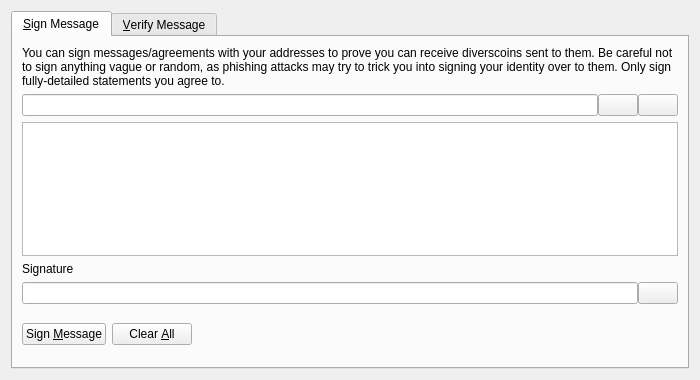
<?xml version="1.0" encoding="UTF-8"?>
<ui version="4.0">
 <class>SignVerifyMessageDialog</class>
 <widget class="QDialog" name="SignVerifyMessageDialog">
  <property name="geometry">
   <rect>
    <x>0</x>
    <y>0</y>
    <width>700</width>
    <height>380</height>
   </rect>
  </property>
  <property name="windowTitle">
   <string>Signatures - Sign / Verify a Message</string>
  </property>
  <property name="modal">
   <bool>true</bool>
  </property>
  <layout class="QVBoxLayout" name="verticalLayout">
   <item>
    <widget class="QTabWidget" name="tabWidget">
     <property name="currentIndex">
      <number>0</number>
     </property>
     <widget class="QWidget" name="tabSignMessage">
      <attribute name="title">
       <string>&amp;Sign Message</string>
      </attribute>
      <layout class="QVBoxLayout" name="verticalLayout_SM">
       <item>
        <widget class="QLabel" name="infoLabel_SM">
         <property name="text">
          <string>You can sign messages/agreements with your addresses to prove you can receive diverscoins sent to them. Be careful not to sign anything vague or random, as phishing attacks may try to trick you into signing your identity over to them. Only sign fully-detailed statements you agree to.</string>
         </property>
         <property name="textFormat">
          <enum>Qt::PlainText</enum>
         </property>
         <property name="wordWrap">
          <bool>true</bool>
         </property>
        </widget>
       </item>
       <item>
        <layout class="QHBoxLayout" name="horizontalLayout_1_SM">
         <property name="spacing">
          <number>0</number>
         </property>
         <item>
          <widget class="QValidatedLineEdit" name="addressIn_SM">
           <property name="toolTip">
            <string>The Diverscoin address to sign the message with</string>
           </property>
          </widget>
         </item>
         <item>
          <widget class="QPushButton" name="addressBookButton_SM">
           <property name="toolTip">
            <string>Choose previously used address</string>
           </property>
           <property name="text">
            <string/>
           </property>
           <property name="icon">
            <iconset resource="../bitcoin.qrc">
             <normaloff>:/icons/address-book</normaloff>:/icons/address-book</iconset>
           </property>
           <property name="shortcut">
            <string>Alt+A</string>
           </property>
           <property name="autoDefault">
            <bool>false</bool>
           </property>
          </widget>
         </item>
         <item>
          <widget class="QPushButton" name="pasteButton_SM">
           <property name="toolTip">
            <string>Paste address from clipboard</string>
           </property>
           <property name="text">
            <string/>
           </property>
           <property name="icon">
            <iconset resource="../bitcoin.qrc">
             <normaloff>:/icons/editpaste</normaloff>:/icons/editpaste</iconset>
           </property>
           <property name="shortcut">
            <string>Alt+P</string>
           </property>
           <property name="autoDefault">
            <bool>false</bool>
           </property>
          </widget>
         </item>
        </layout>
       </item>
       <item>
        <widget class="QPlainTextEdit" name="messageIn_SM">
         <property name="toolTip">
          <string>Enter the message you want to sign here</string>
         </property>
        </widget>
       </item>
       <item>
        <widget class="QLabel" name="signatureLabel_SM">
         <property name="text">
          <string>Signature</string>
         </property>
         <property name="textFormat">
          <enum>Qt::PlainText</enum>
         </property>
        </widget>
       </item>
       <item>
        <layout class="QHBoxLayout" name="horizontalLayout_2_SM">
         <property name="spacing">
          <number>0</number>
         </property>
         <item>
          <widget class="QLineEdit" name="signatureOut_SM">
           <property name="font">
            <font>
             <italic>true</italic>
            </font>
           </property>
           <property name="readOnly">
            <bool>true</bool>
           </property>
          </widget>
         </item>
         <item>
          <widget class="QPushButton" name="copySignatureButton_SM">
           <property name="toolTip">
            <string>Copy the current signature to the system clipboard</string>
           </property>
           <property name="text">
            <string/>
           </property>
           <property name="icon">
            <iconset resource="../bitcoin.qrc">
             <normaloff>:/icons/editcopy</normaloff>:/icons/editcopy</iconset>
           </property>
           <property name="autoDefault">
            <bool>false</bool>
           </property>
          </widget>
         </item>
        </layout>
       </item>
       <item>
        <layout class="QHBoxLayout" name="horizontalLayout_3_SM">
         <item>
          <widget class="QPushButton" name="signMessageButton_SM">
           <property name="toolTip">
            <string>Sign the message to prove you own this Diverscoin address</string>
           </property>
           <property name="text">
            <string>Sign &amp;Message</string>
           </property>
           <property name="icon">
            <iconset resource="../bitcoin.qrc">
             <normaloff>:/icons/edit</normaloff>:/icons/edit</iconset>
           </property>
           <property name="autoDefault">
            <bool>false</bool>
           </property>
          </widget>
         </item>
         <item>
          <widget class="QPushButton" name="clearButton_SM">
           <property name="toolTip">
            <string>Reset all sign message fields</string>
           </property>
           <property name="text">
            <string>Clear &amp;All</string>
           </property>
           <property name="icon">
            <iconset resource="../bitcoin.qrc">
             <normaloff>:/icons/remove</normaloff>:/icons/remove</iconset>
           </property>
           <property name="autoDefault">
            <bool>false</bool>
           </property>
          </widget>
         </item>
         <item>
          <spacer name="horizontalSpacer_1_SM">
           <property name="orientation">
            <enum>Qt::Horizontal</enum>
           </property>
           <property name="sizeHint" stdset="0">
            <size>
             <width>40</width>
             <height>48</height>
            </size>
           </property>
          </spacer>
         </item>
         <item>
          <widget class="QLabel" name="statusLabel_SM">
           <property name="font">
            <font>
             <weight>75</weight>
             <bold>true</bold>
            </font>
           </property>
           <property name="text">
            <string/>
           </property>
           <property name="wordWrap">
            <bool>true</bool>
           </property>
          </widget>
         </item>
         <item>
          <spacer name="horizontalSpacer_2_SM">
           <property name="orientation">
            <enum>Qt::Horizontal</enum>
           </property>
           <property name="sizeHint" stdset="0">
            <size>
             <width>40</width>
             <height>48</height>
            </size>
           </property>
          </spacer>
         </item>
        </layout>
       </item>
      </layout>
     </widget>
     <widget class="QWidget" name="tabVerifyMessage">
      <attribute name="title">
       <string>&amp;Verify Message</string>
      </attribute>
      <layout class="QVBoxLayout" name="verticalLayout_VM">
       <item>
        <widget class="QLabel" name="infoLabel_VM">
         <property name="text">
          <string>Enter the receiver's address, message (ensure you copy line breaks, spaces, tabs, etc. exactly) and signature below to verify the message. Be careful not to read more into the signature than what is in the signed message itself, to avoid being tricked by a man-in-the-middle attack. Note that this only proves the signing party receives with the address, it cannot prove sendership of any transaction!</string>
         </property>
         <property name="textFormat">
          <enum>Qt::PlainText</enum>
         </property>
         <property name="alignment">
          <set>Qt::AlignLeading|Qt::AlignLeft|Qt::AlignTop</set>
         </property>
         <property name="wordWrap">
          <bool>true</bool>
         </property>
        </widget>
       </item>
       <item>
        <layout class="QHBoxLayout" name="horizontalLayout_1_VM">
         <property name="spacing">
          <number>0</number>
         </property>
         <item>
          <widget class="QValidatedLineEdit" name="addressIn_VM">
           <property name="toolTip">
            <string>The Diverscoin address the message was signed with</string>
           </property>
          </widget>
         </item>
         <item>
          <widget class="QPushButton" name="addressBookButton_VM">
           <property name="toolTip">
            <string>Choose previously used address</string>
           </property>
           <property name="text">
            <string/>
           </property>
           <property name="icon">
            <iconset resource="../bitcoin.qrc">
             <normaloff>:/icons/address-book</normaloff>:/icons/address-book</iconset>
           </property>
           <property name="shortcut">
            <string>Alt+A</string>
           </property>
           <property name="autoDefault">
            <bool>false</bool>
           </property>
          </widget>
         </item>
        </layout>
       </item>
       <item>
        <widget class="QPlainTextEdit" name="messageIn_VM"/>
       </item>
       <item>
        <widget class="QValidatedLineEdit" name="signatureIn_VM"/>
       </item>
       <item>
        <layout class="QHBoxLayout" name="horizontalLayout_2_VM">
         <item>
          <widget class="QPushButton" name="verifyMessageButton_VM">
           <property name="toolTip">
            <string>Verify the message to ensure it was signed with the specified Diverscoin address</string>
           </property>
           <property name="text">
            <string>Verify &amp;Message</string>
           </property>
           <property name="icon">
            <iconset resource="../bitcoin.qrc">
             <normaloff>:/icons/transaction_0</normaloff>:/icons/transaction_0</iconset>
           </property>
           <property name="autoDefault">
            <bool>false</bool>
           </property>
          </widget>
         </item>
         <item>
          <widget class="QPushButton" name="clearButton_VM">
           <property name="toolTip">
            <string>Reset all verify message fields</string>
           </property>
           <property name="text">
            <string>Clear &amp;All</string>
           </property>
           <property name="icon">
            <iconset resource="../bitcoin.qrc">
             <normaloff>:/icons/remove</normaloff>:/icons/remove</iconset>
           </property>
           <property name="autoDefault">
            <bool>false</bool>
           </property>
          </widget>
         </item>
         <item>
          <spacer name="horizontalSpacer_1_VM">
           <property name="orientation">
            <enum>Qt::Horizontal</enum>
           </property>
           <property name="sizeHint" stdset="0">
            <size>
             <width>40</width>
             <height>48</height>
            </size>
           </property>
          </spacer>
         </item>
         <item>
          <widget class="QLabel" name="statusLabel_VM">
           <property name="font">
            <font>
             <weight>75</weight>
             <bold>true</bold>
            </font>
           </property>
           <property name="text">
            <string/>
           </property>
           <property name="wordWrap">
            <bool>true</bool>
           </property>
          </widget>
         </item>
         <item>
          <spacer name="horizontalSpacer_2_VM">
           <property name="orientation">
            <enum>Qt::Horizontal</enum>
           </property>
           <property name="sizeHint" stdset="0">
            <size>
             <width>40</width>
             <height>48</height>
            </size>
           </property>
          </spacer>
         </item>
        </layout>
       </item>
      </layout>
     </widget>
    </widget>
   </item>
  </layout>
 </widget>
 <customwidgets>
  <customwidget>
   <class>QValidatedLineEdit</class>
   <extends>QLineEdit</extends>
   <header>qvalidatedlineedit.h</header>
  </customwidget>
 </customwidgets>
 <resources>
  <include location="../bitcoin.qrc"/>
 </resources>
 <connections/>
</ui>
